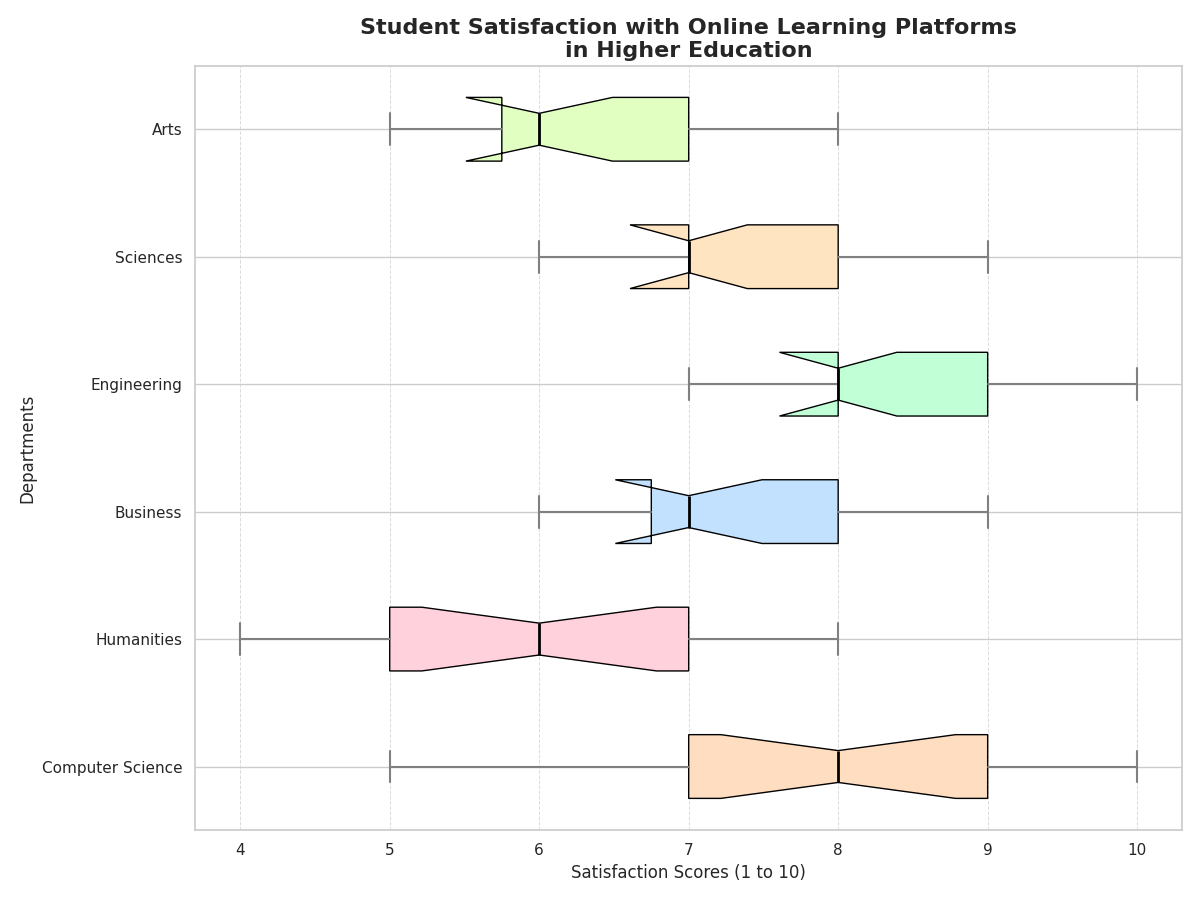

Here is the Python script that generated this plot:
import matplotlib.pyplot as plt

# Satisfaction scores (1 to 10 scale) for each department, along with an additional department
satisfaction_scores = {
    'Computer Science': [8, 7, 9, 6, 8, 7, 9, 10, 9, 5, 7, 6, 8, 9, 7, 9],
    'Humanities': [6, 5, 7, 8, 6, 5, 6, 7, 5, 5, 6, 7, 5, 8, 4, 5],
    'Business': [7, 8, 6, 8, 7, 7, 9, 6, 6, 7, 7, 6, 7, 8, 9, 7],
    'Engineering': [9, 8, 7, 9, 10, 8, 7, 9, 8, 9, 8, 8, 9, 9, 8, 7],
    'Sciences': [7, 8, 7, 8, 7, 8, 6, 7, 7, 8, 8, 9, 7, 8, 6, 7],
    # New department added with arbitrary data
    'Arts': [5, 6, 6, 7, 6, 5, 6, 8, 7, 7, 6, 5, 6, 7, 6, 5]
}

data = list(satisfaction_scores.values())
departments = list(satisfaction_scores.keys())

plt.figure(figsize=(12, 9))
box = plt.boxplot(data, notch=True, vert=False, patch_artist=True, labels=departments)

colors = ['#FFDDC1', '#FFD1DC', '#C1E1FF', '#C1FFD7', '#FFE4C1', '#E1FFC1']
for patch, color in zip(box['boxes'], colors):
    patch.set_facecolor(color)

plt.title('Student Satisfaction with Online Learning Platforms\nin Higher Education', fontsize=16, fontweight='bold')
plt.xlabel('Satisfaction Scores (1 to 10)', fontsize=12)
plt.ylabel('Departments', fontsize=12)
plt.grid(axis='x', linestyle='--', linewidth=0.7, alpha=0.7)

for whisker in box['whiskers']:
    whisker.set(color='grey', linewidth=1.5)

for cap in box['caps']:
    cap.set(color='grey', linewidth=1.5)

for median in box['medians']:
    median.set(color='black', linewidth=2)

plt.tight_layout()
plt.show()
